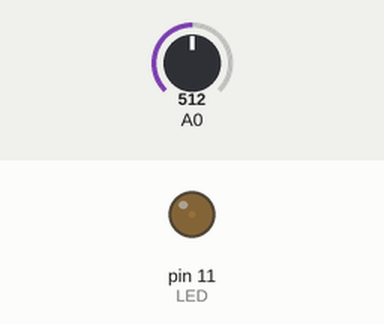
Recording of a sketch running on a simulated Arduino Uno, built with avr-gcc and run on an emulated ATmega328P. Shown: output pins drawn as LEDs (lit = HIGH). The test bench sets the inputs (shaded band); at power-on: A0 = 512.

Above: at 1.2 s.
1.3 s: A0 set to 112
At 1.8 s:
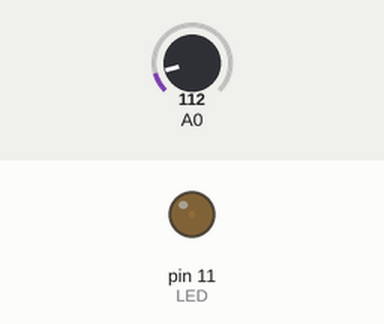
2.8 s: A0 set to 100
At 4.0 s:
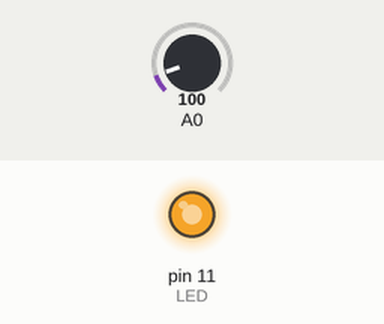
4.3 s: A0 set to 122
At 5.3 s:
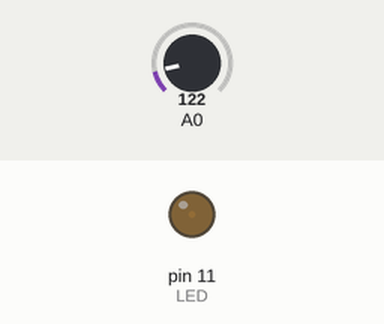
5.8 s: A0 set to 90
At 6.4 s:
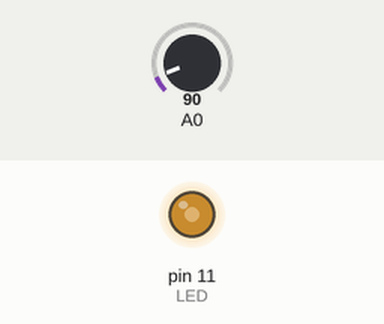
7.3 s: A0 set to 110
At 7.6 s:
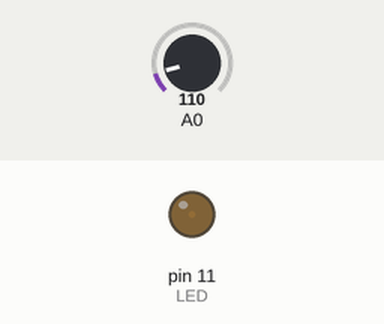
Timing chart, 0 to 9.8 s (numbered marks = the images above; inputs shaded):
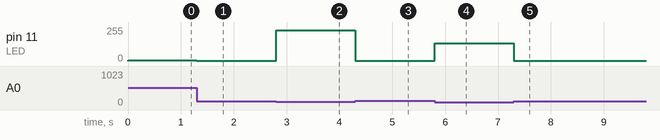

Measured:
- the behaviour switches between 101 and 100 on A0 (found by bisection; images 1 and 2)
- after the input at 1.3 s, pin 11 (LED): 5/255 → 1/255 at once
- after the input at 2.8 s, pin 11 (LED): 1/255 → 232/255 at once
- after the input at 4.3 s, pin 11 (LED): 232/255 → 1/255 at once
- after the input at 5.8 s, pin 11 (LED): 1/255 → 132/255 at once
- after the input at 7.3 s, pin 11 (LED): 132/255 → 1/255 at once

The sketch:

sketch_feb08a.ino
```cpp
// Example 06A: Blink LED at a rate specified by the
// value of the analogue input
const int LED = 11, sensor; // the pin for the LED
int val = 0, val2=0; // variable used to store the value
 // coming from the sensor
void setup() {

 pinMode(LED, OUTPUT); // LED is as an OUTPUT
 // Note: Analogue pins are
 // automatically set as inputs
 Serial.begin(9600);
}
void loop() {
 val2 = analogRead(sensor);
 val = analogRead(0); // read the value from
 // the sensor


  if(val2>200){
      analogWrite(LED, val2/100);
    }else if(val2>150){
    analogWrite(LED, val2/4);
    }else if(val2>100){
    analogWrite(LED, val2/100);
    }else if(val2>50){
    analogWrite(LED, val2*10);
    }
 // turn the LED on
 // stop the program for
 // some time
 //digitalWrite(LED, LOW); // turn the LED off
 //delay(val); // stop the program for
 // some time
}
```
